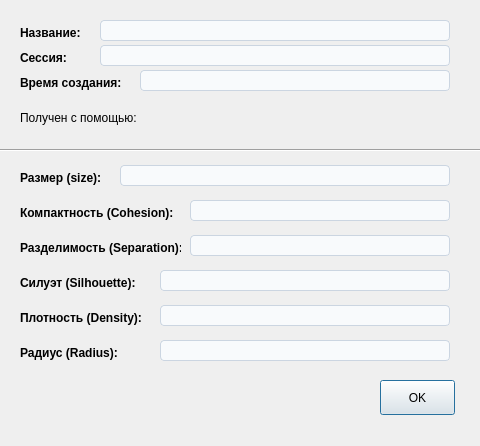
<?xml version="1.0" encoding="UTF-8"?>
<ui version="4.0">
 <class>clusterParams_dialog</class>
 <widget class="QDialog" name="clusterParams_dialog">
  <property name="geometry">
   <rect>
    <x>0</x>
    <y>0</y>
    <width>480</width>
    <height>446</height>
   </rect>
  </property>
  <property name="windowTitle">
   <string>Параметры кластера</string>
  </property>
  <property name="styleSheet">
   <string notr="true">
    QLineEdit {
        background-color: #f8fafc;
        border: 1px solid #cbd5e1;
        border-radius: 4px;
        padding: 4px;
        font-size: 12px;
    }
    QLabel {
        font-size: 12px;
    }
   </string>
  </property>
  <widget class="QPushButton" name="ok_button">
   <property name="geometry">
    <rect>
     <x>380</x>
     <y>380</y>
     <width>75</width>
     <height>35</height>
    </rect>
   </property>
   <property name="text">
    <string>OK</string>
   </property>
  </widget>
  <widget class="QLabel" name="label">
   <property name="geometry">
    <rect>
     <x>20</x>
     <y>25</y>
     <width>71</width>
     <height>16</height>
    </rect>
   </property>
   <property name="font">
    <font>
     <pointsize>-1</pointsize>
     <bold>true</bold>
    </font>
   </property>
   <property name="text">
    <string>Название:</string>
   </property>
  </widget>
  <widget class="QLineEdit" name="name_lineEdit">
   <property name="geometry">
    <rect>
     <x>100</x>
     <y>20</y>
     <width>350</width>
     <height>21</height>
    </rect>
   </property>
  </widget>
  <widget class="QLabel" name="label_2">
   <property name="geometry">
    <rect>
     <x>20</x>
     <y>170</y>
     <width>91</width>
     <height>16</height>
    </rect>
   </property>
   <property name="font">
    <font>
     <pointsize>-1</pointsize>
     <bold>true</bold>
    </font>
   </property>
   <property name="text">
    <string>Размер (size):</string>
   </property>
  </widget>
  <widget class="QLineEdit" name="size_lineEdit">
   <property name="geometry">
    <rect>
     <x>120</x>
     <y>165</y>
     <width>330</width>
     <height>21</height>
    </rect>
   </property>
  </widget>
  <widget class="QLabel" name="label_3">
   <property name="geometry">
    <rect>
     <x>20</x>
     <y>205</y>
     <width>161</width>
     <height>16</height>
    </rect>
   </property>
   <property name="font">
    <font>
     <pointsize>-1</pointsize>
     <bold>true</bold>
    </font>
   </property>
   <property name="text">
    <string>Компактность (Cohesion):</string>
   </property>
  </widget>
  <widget class="QLineEdit" name="cohesion_lineEdit">
   <property name="geometry">
    <rect>
     <x>190</x>
     <y>200</y>
     <width>260</width>
     <height>21</height>
    </rect>
   </property>
  </widget>
  <widget class="QLabel" name="label_4">
   <property name="geometry">
    <rect>
     <x>20</x>
     <y>240</y>
     <width>161</width>
     <height>16</height>
    </rect>
   </property>
   <property name="font">
    <font>
     <pointsize>-1</pointsize>
     <bold>true</bold>
    </font>
   </property>
   <property name="text">
    <string>Разделимость (Separation):</string>
   </property>
  </widget>
  <widget class="QLineEdit" name="separation_lineEdit">
   <property name="geometry">
    <rect>
     <x>190</x>
     <y>235</y>
     <width>260</width>
     <height>21</height>
    </rect>
   </property>
  </widget>
  <widget class="QLabel" name="label_5">
   <property name="geometry">
    <rect>
     <x>20</x>
     <y>275</y>
     <width>131</width>
     <height>16</height>
    </rect>
   </property>
   <property name="font">
    <font>
     <pointsize>-1</pointsize>
     <bold>true</bold>
    </font>
   </property>
   <property name="text">
    <string>Силуэт (Silhouette):</string>
   </property>
  </widget>
  <widget class="QLineEdit" name="silhouette_lineEdit">
   <property name="geometry">
    <rect>
     <x>160</x>
     <y>270</y>
     <width>290</width>
     <height>21</height>
    </rect>
   </property>
  </widget>
  <widget class="QLabel" name="label_6">
   <property name="geometry">
    <rect>
     <x>20</x>
     <y>310</y>
     <width>131</width>
     <height>16</height>
    </rect>
   </property>
   <property name="font">
    <font>
     <pointsize>-1</pointsize>
     <bold>true</bold>
    </font>
   </property>
   <property name="text">
    <string>Плотность (Density):</string>
   </property>
  </widget>
  <widget class="QLineEdit" name="density_lineEdit">
   <property name="geometry">
    <rect>
     <x>160</x>
     <y>305</y>
     <width>290</width>
     <height>21</height>
    </rect>
   </property>
  </widget>
  <widget class="QLabel" name="label_7">
   <property name="geometry">
    <rect>
     <x>20</x>
     <y>345</y>
     <width>131</width>
     <height>16</height>
    </rect>
   </property>
   <property name="font">
    <font>
     <pointsize>-1</pointsize>
     <bold>true</bold>
    </font>
   </property>
   <property name="text">
    <string>Радиус (Radius):</string>
   </property>
  </widget>
  <widget class="QLineEdit" name="radius_lineEdit">
   <property name="geometry">
    <rect>
     <x>160</x>
     <y>340</y>
     <width>290</width>
     <height>21</height>
    </rect>
   </property>
  </widget>
  <widget class="Line" name="line">
   <property name="geometry">
    <rect>
     <x>0</x>
     <y>140</y>
     <width>481</width>
     <height>20</height>
    </rect>
   </property>
   <property name="orientation">
    <enum>Qt::Horizontal</enum>
   </property>
  </widget>
  <widget class="QLabel" name="label_8">
   <property name="geometry">
    <rect>
     <x>20</x>
     <y>50</y>
     <width>71</width>
     <height>16</height>
    </rect>
   </property>
   <property name="font">
    <font>
     <pointsize>-1</pointsize>
     <bold>true</bold>
    </font>
   </property>
   <property name="text">
    <string>Сессия:</string>
   </property>
  </widget>
  <widget class="QLabel" name="label_9">
   <property name="geometry">
    <rect>
     <x>20</x>
     <y>75</y>
     <width>111</width>
     <height>16</height>
    </rect>
   </property>
   <property name="font">
    <font>
     <pointsize>-1</pointsize>
     <bold>true</bold>
    </font>
   </property>
   <property name="text">
    <string>Время создания:</string>
   </property>
  </widget>
  <widget class="QLineEdit" name="session_lineEdit">
   <property name="geometry">
    <rect>
     <x>100</x>
     <y>45</y>
     <width>350</width>
     <height>21</height>
    </rect>
   </property>
  </widget>
  <widget class="QLineEdit" name="time_lineEdit">
   <property name="geometry">
    <rect>
     <x>140</x>
     <y>70</y>
     <width>310</width>
     <height>21</height>
    </rect>
   </property>
  </widget>
  <widget class="QLabel" name="session_info_label">
   <property name="geometry">
    <rect>
     <x>20</x>
     <y>110</y>
     <width>430</width>
     <height>16</height>
    </rect>
   </property>
   <property name="font">
    <font>
     <pointsize>-1</pointsize>
     <bold>false</bold>
    </font>
   </property>
   <property name="text">
    <string>Получен с помощью:</string>
   </property>
  </widget>
 </widget>
 <resources/>
 <connections/>
</ui>
